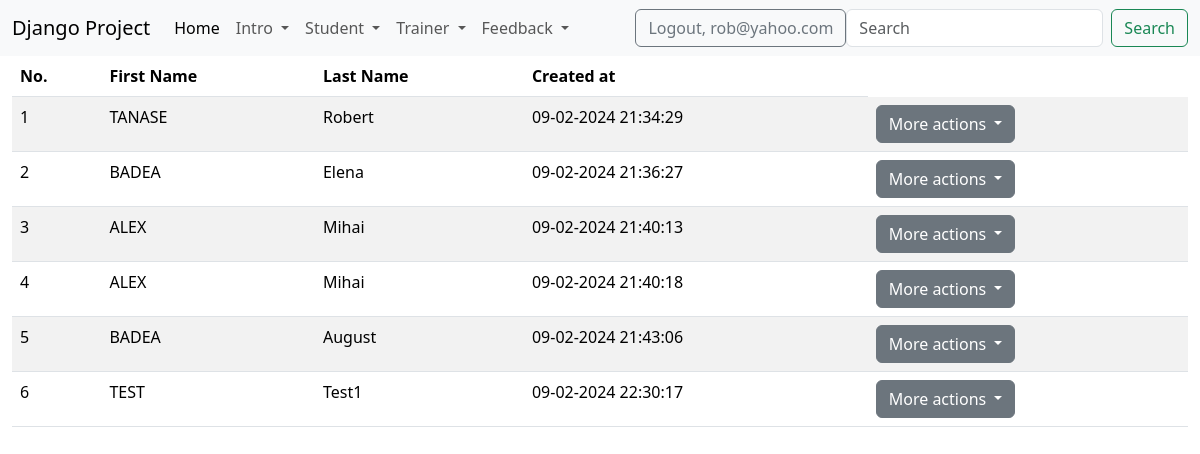
Screenshot of /list_of_feedbacks/ (signed in) with the database file from the repository.
### feedback/models.py (models this page shows, shortened)
class Feedback(models.Model):
    first_name = models.CharField(max_length=40)
    last_name = models.CharField(max_length=40)
    email = models.EmailField(max_length=40)
    trainer = models.ForeignKey(Trainer, on_delete=models.CASCADE, null=True)
    message = models.TextField(max_length=400)
    active = models.BooleanField(default=True)
    created_at = models.DateTimeField(auto_now_add=True)
    updated_at = models.DateTimeField(auto_now=True)

### feedback/views.py (the view)
# urls.py: path("list_of_feedbacks/", views.FeedbackListView.as_view(), name="list-of-feedbacks"),
class FeedbackListView(LoginRequiredMixin, ListView):
    template_name = "feedback/list_of_feedbacks.html"
    model = Feedback
    context_object_name = "all_feedbacks"

### templates/feedback/list_of_feedbacks.html (shortened to what this page needs)
{% extends 'base.html' %}
{% load static %}
{% block content %}
    <div class="container-fluid">
        <div class="row">
            <div class="col-md-12">
                {% if all_feedbacks %}
                    <table class="table table-striped">
                        <thead>
                            <tr>
                                <th>No.</th>
                                <th>First Name</th>
                                <th>Last Name</th>
                                <th>Created at</th>
                            </tr>
                        </thead>
                        <tbody>
                            {% for feedback in all_feedbacks %}
                                <tr>
                                    <td>{{ forloop.counter }}</td>
                                    <td>{{ feedback.first_name|upper }} </td>
                                    <td>{{ feedback.last_name|title }}</td>
                                    <td> {{ feedback.created_at|date:"d-m-Y H:i:s" }}</td>
                                                <td>
                                        <div class="dropdown">
                                            <button class="btn btn-secondary dropdown-toggle" type="button"
                                                    data-bs-toggle="dropdown" aria-expanded="false"> More actions
                                            </button>
                                        </div>
                                    </td>
                                </tr>
                            {% endfor %}
                        </tbody>
                    </table>
                {% else %}
                    <p class="text-center">No Feedback Available</p>
                {% endif %}
            </div>
        </div>
    </div>
{% endblock %}

### templates/navbar.html (shortened to what this page needs)
<nav class="navbar navbar-expand-lg bg-body-tertiary">
    <div class="container-fluid">
        <a class="navbar-brand" href="#">Django Project</a>
        <div class="collapse navbar-collapse" id="navbarSupportedContent">
            <ul class="navbar-nav me-auto mb-2 mb-lg-0">
                <li class="nav-item">
                    <a class="nav-link active" aria-current="page" href="{% url "home-page" %}">Home</a>
                </li>
                {% if user.is_authenticated %}
                <li class="nav-item dropdown">
                    <a class="nav-link dropdown-toggle" href="#" role="button" data-bs-toggle="dropdown"
                       aria-expanded="false">
                       Intro
                    </a>
                </li>
                {% if perms.student.add_student or perms.student.view_list_of_students or perms.student.view_historystudent %}
                    <li class="nav-item dropdown">
                        <a class="nav-link dropdown-toggle" href="#" role="button" data-bs-toggle="dropdown"
                           aria-expanded="false">
                           Student
                        </a>
                    </li>
                {% endif %}
                <li class="nav-item dropdown">
                    <a class="nav-link dropdown-toggle" href="#" role="button" data-bs-toggle="dropdown"
                       aria-expanded="false">
                       Trainer
                    </a>
                </li>
                <li class="nav-item dropdown">
                    <a class="nav-link dropdown-toggle" href="#" role="button" data-bs-toggle="dropdown"
                        aria-expanded="false">
                        Feedback
                    </a>
                </li>
                {% endif %}
            </ul>
            {% if user.is_authenticated %}
                <form method="post" action="{% url 'logout' %}">
                     <button type="submit" class="btn btn-outline-secondary">Logout, {{ user.username }}</button>
                </form>
            {% else %}
                <div>
                    <a href="{% url "login" %}" class="btn btn-outline-success">Login</a>
                    <a href="{% url "sign-up" %}" class="btn btn-outline-secondary">Sign up</a>
                </div>
            {% endif %}
            <form class="d-flex" role="search">
                <input class="form-control me-2" type="search" placeholder="Search" aria-label="Search">
                <button class="btn btn-outline-success" type="submit">Search</button>
            </form>
        </div>
    </div>
</nav>

### rows the page displays
Feedback: first_name "TANASE", last_name "Robert", created_at "09-02-2024 21:34:29"
Feedback: first_name "BADEA", last_name "Elena", created_at "09-02-2024 21:36:27"
Feedback: first_name "ALEX", last_name "Mihai", created_at "09-02-2024 21:40:13"
Feedback: first_name "ALEX", last_name "Mihai", created_at "09-02-2024 21:40:18"
Feedback: first_name "BADEA", last_name "August", created_at "09-02-2024 21:43:06"
Feedback: first_name "TEST", last_name "Test1", created_at "09-02-2024 22:30:17"

### other values shown
{{ user.username }} "rob@yahoo.com"
